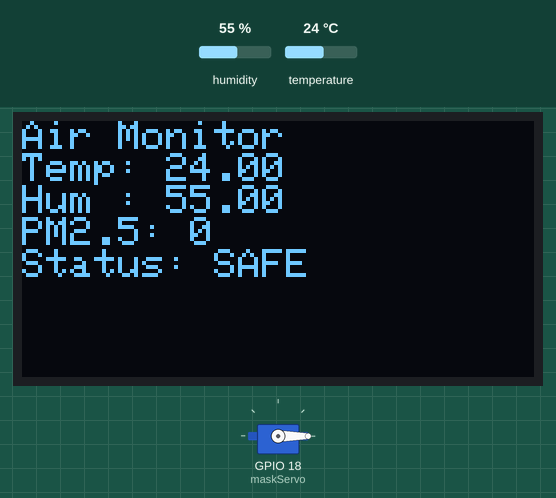
Simulated run of this sketch. Board: ESP32. Parts: 128×64 one-colour display, servo. Inputs (shaded band) come from the test bench; at power-on: humidity 55 %, temperature 24 °C. WiFi joins after 1.5 s; servers stay silent unless stated; uploads are accepted with an empty reply; what the sketch prints to the serial monitor is not drawn.

Above: at 2.7 s.
2.8 s: humidity set to 22 %
At 5.5 s:
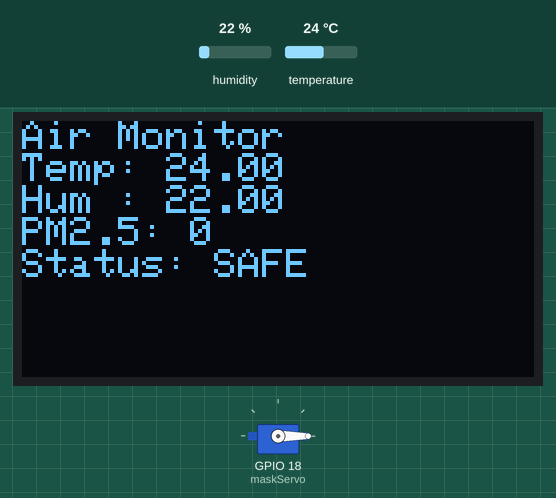
6.7 s: temperature set to 12 °C
At 8.8 s:
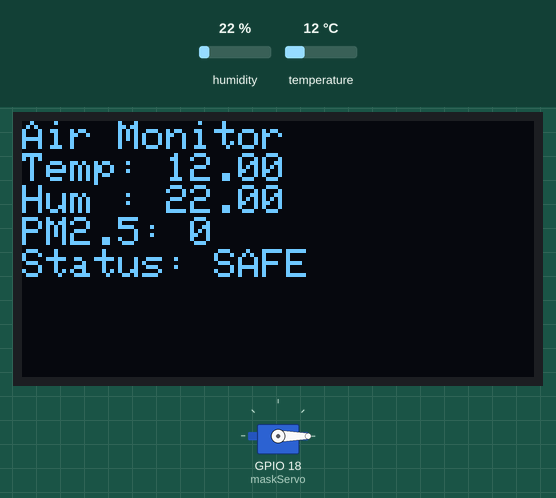
10.6 s: humidity set to 40 %
At 12.1 s:
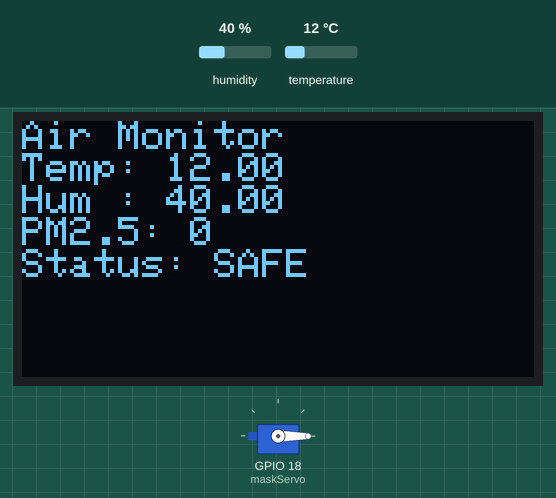
14.5 s: temperature set to 19 °C
Timing chart, 0 to 17.5 s (numbered marks = the images above; inputs shaded):
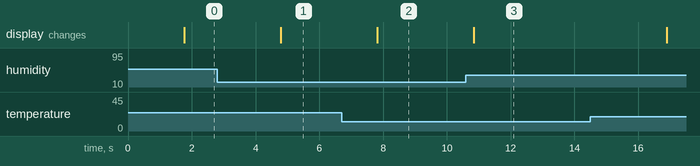

Measured:
- after the input at 2.8 s, the display: changes after 2.0 s (image 1)
- after the input at 6.7 s, the display: changes after 1.1 s (image 2)
- after the input at 10.6 s, the display: changes after 0.24 s (image 3)

The sketch:

J3.ino
```cpp
#include <WiFi.h>
#include <WiFiClientSecure.h>
#include <HTTPClient.h>
#include <Wire.h>
#include <Adafruit_SSD1306.h>
#include <Adafruit_BME280.h>
#include <ESP32Servo.h>

#define SCREEN_WIDTH 128
#define SCREEN_HEIGHT 64

Adafruit_SSD1306 display(SCREEN_WIDTH, SCREEN_HEIGHT, &Wire, -1);
Adafruit_BME280 bme;
Servo maskServo;

HardwareSerial pmSerial(2);

const char* ssid = "Kong_Wifi";
const char* password = "0651166902z";

String serverURL =
"https://phylactic-unrueful-jalisa.ngrok-free.dev/air_alert";

int pm25 = 0;
String lastStatus = "";

WiFiClientSecure client;

void connectWiFi() {
  WiFi.begin(ssid, password);
  while (WiFi.status() != WL_CONNECTED) {
    delay(500);
  }
}

void readPM() {
  if (pmSerial.available() >= 32) {
    uint8_t buffer[32];
    pmSerial.readBytes(buffer, 32);
    pm25 = buffer[12] * 256 + buffer[13];
  }
}

String getStatus(int pm) {
  if (pm < 35) return "SAFE";
  else if (pm < 75) return "WARNING";
  else return "DANGER";
}

void releaseMask() {
  maskServo.write(90);
  delay(2000);
  maskServo.write(0);
}

void sendAPI(float t, float h, int pm, String status, bool mask) {

  if (WiFi.status() != WL_CONNECTED) return;

  client.setInsecure();

  HTTPClient https;
  https.begin(client, serverURL);
  https.addHeader("Content-Type", "application/json");

  String json =
    "{"
    "\"temperature\":" + String(t) + ","
    "\"humidity\":" + String(h) + ","
    "\"pm25\":" + String(pm) + ","
    "\"status\":\"" + status + "\","
    "\"mask\":" + String(mask ? "true" : "false") +
    "}";

  int httpCode = https.POST(json);
  Serial.println(httpCode);

  https.end();
}

void setup() {

  Serial.begin(115200);

  Wire.begin(21,22);

  display.begin(SSD1306_SWITCHCAPVCC, 0x3C);
  display.clearDisplay();

  bme.begin(0x76);

  maskServo.attach(18);
  maskServo.write(0);

  pmSerial.begin(9600, SERIAL_8N1, 16, 17);

  connectWiFi();
}

void loop() {

  readPM();

  float temp = bme.readTemperature();
  float hum = bme.readHumidity();

  String status = getStatus(pm25);
  bool released = false;

  if (status == "DANGER" && lastStatus != "DANGER") {
    releaseMask();
    released = true;
  }

  if (status != lastStatus) {
    sendAPI(temp, hum, pm25, status, released);
    lastStatus = status;
  }

  display.clearDisplay();
  display.setCursor(0,0);
  display.setTextSize(1);

  display.println("Air Monitor");
  display.print("Temp: "); display.println(temp);
  display.print("Hum : "); display.println(hum);
  display.print("PM2.5: "); display.println(pm25);
  display.print("Status: "); display.println(status);

  display.display();

  delay(3000);
}
```
